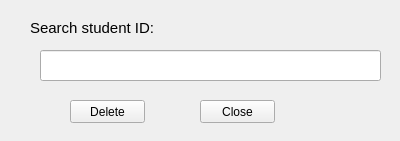
<?xml version="1.0" encoding="UTF-8"?>
<ui version="4.0">
 <class>Delete</class>
 <widget class="QWidget" name="Delete">
  <property name="geometry">
   <rect>
    <x>0</x>
    <y>0</y>
    <width>400</width>
    <height>141</height>
   </rect>
  </property>
  <property name="windowTitle">
   <string>Delete</string>
  </property>
  <widget class="QPushButton" name="pushButton_2">
   <property name="geometry">
    <rect>
     <x>200</x>
     <y>100</y>
     <width>75</width>
     <height>23</height>
    </rect>
   </property>
   <property name="text">
    <string>Close</string>
   </property>
  </widget>
  <widget class="QLineEdit" name="lineEdit">
   <property name="geometry">
    <rect>
     <x>40</x>
     <y>50</y>
     <width>341</width>
     <height>31</height>
    </rect>
   </property>
  </widget>
  <widget class="QLabel" name="label">
   <property name="geometry">
    <rect>
     <x>30</x>
     <y>20</y>
     <width>211</width>
     <height>16</height>
    </rect>
   </property>
   <property name="font">
    <font>
     <pointsize>11</pointsize>
    </font>
   </property>
   <property name="text">
    <string>Search student ID:</string>
   </property>
  </widget>
  <widget class="QPushButton" name="pushButton">
   <property name="geometry">
    <rect>
     <x>70</x>
     <y>100</y>
     <width>75</width>
     <height>23</height>
    </rect>
   </property>
   <property name="text">
    <string>Delete</string>
   </property>
  </widget>
 </widget>
 <resources/>
 <connections/>
</ui>
